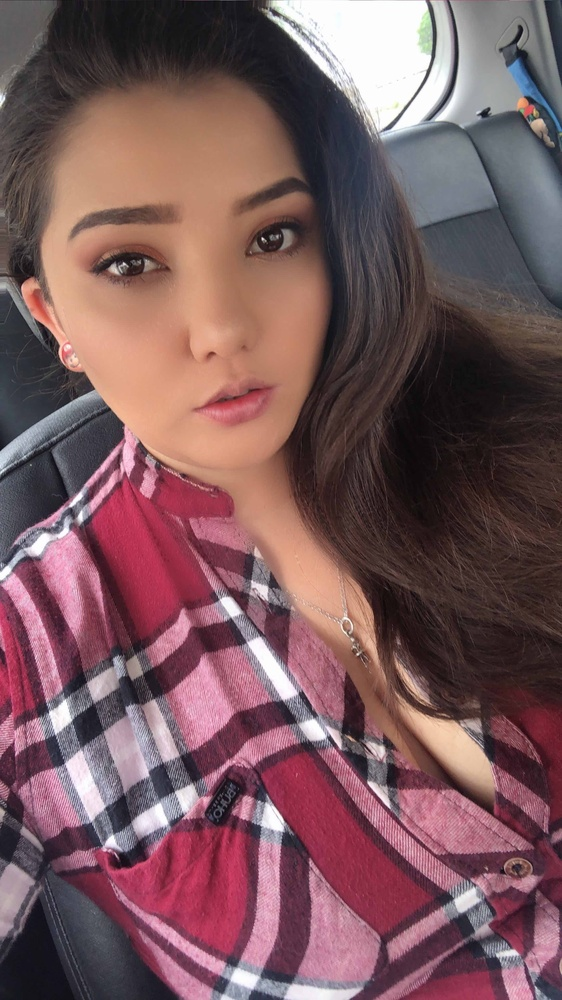
#> input picture OpenCV 102/Basic Image Processing Operations/convolutions-opencv/cris.jpg, 562 x 1000 px, shrunk from 2160 x 3840 before the run
$ python convolutions_practice.py --image cris.jpg
#> lines starting #> are read from the running program, lines starting #| are printed output that depends on the picture
# USAGE
# python image_drawing_practice.py

# import the necessary packages
import argparse
import re
import cv2
import numpy as np
from skimage.exposure import rescale_intensity

def convolve(image, kernel):
    # grab the spatial dimensions of the image, along with the spatial
    # dimensions of the kernel
    (iH, iW) = image.shape[:2]
    (kH, kW) = kernel.shape[:2]

    # allocate memmory for the output image, taking care to "pad" the
    # borders of the input image so the spatial size (i.e., width and height) are not reduced
    pad = (kW - 1) // 2
    image = cv2.copyMakeBorder(image, pad, pad, pad, pad,
        cv2.BORDER_REPLICATE)
    output = np.zeros((iH, iW), dtype="float32")

    # loop over the input image, "sliding" the kernel across each
    # (x, y)-coordinate from left-to-right and top to bottom
    for y in np.arange(pad, iH + pad):
        for x in np.arange(pad, iW + pad):
            # extract the ROI of the image by extracting the *center* region
            # of the current (x, y)-coordinates dimensions
            roi = image[y - pad:y + pad + 1, x - pad:x + pad + 1]

            # perform the actual convolution by taking the element-wise
            # mulplicate  between the ROI and the kernel, the summing the
            # matrix
            k = (roi * kernel).sum()

            # store the colvolded value in the output (x, y)-coordinate of
            # the output image
            output[y - pad, x - pad] = k
    # rescale the output image to be in the range [0, 255]
    output = rescale_intensity(output, in_range=(0, 255))
    output = (output * 255).astype("uint8")

    #return the output image
    return output

# construct the argument parser and the arguments
ap = argparse.ArgumentParser()
ap.add_argument("-i", "--image", type=str, required=True,
    help="path to the input image")
args = vars(ap.parse_args())

# construct average blurring kernels used to smooth an image
smallBlur = np.ones((7, 7), dtype="float") * (1.0 / (7 * 7))
largeBlur = np.ones((21, 21), dtype="float") * (1.0 / (21 * 21))

# construct a sharpening filter
sharpen = np.array((
    [0 , -1, 0],
    [-1, 5, -1],
    [0, -1, 0]), dtype="int")

# construct the Laplacian kernel to detect edge-like regions on an image
laplacian = np.array((
    [0, 1, 0],
    [1, -4, 1],
    [0 ,1 ,0]), dtype="int")

# construct the Sobel x-asis kernel
sobelX = np.array((
    [-1, 0, 1],
    [-2, 0 , 2],
    [-1, 0, 1]), dtype="int")

# construct the Sobel y-axis kernel
sobelY = np.array((
    [-1, -2, -1],
    [0, 0 ,0],
    [1, 2, 1]), dtype="int")

# construct the kernel bank,  a list of kernels we're going to apply using out
# custom 'convolve' function and OpenCV's 'filter2D' function
kernelBank = (
    ("small_blur", smallBlur),
    ("large_blur", largeBlur),
    ("sharpen", sharpen),
    ("laplacian", laplacian),
    ("sobel_x", sobelX),
    ("sobel_y", sobelY)
)

# load the input image and convert it to grayscale
image = cv2.imread(args["image"])
#> image is the input picture: shape (1000, 562, 3); mean B, G, R 92.6, 88.6, 121.7
gray = cv2.cvtColor(image, cv2.COLOR_BGR2GRAY)
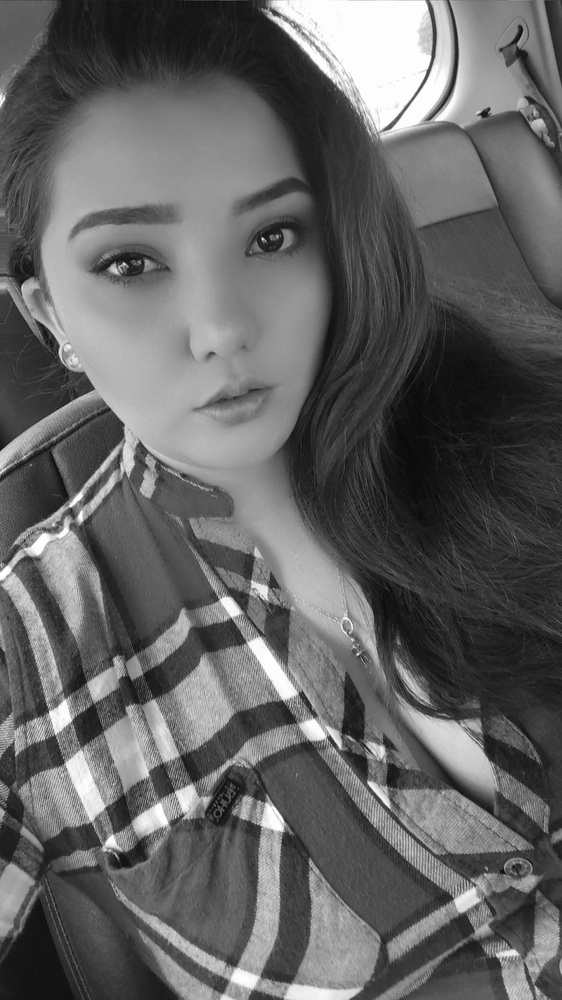
#> gray: shape (1000, 562); min 8, max 255, mean 98.9

# loop over the kernels
for (kernelName, kernel) in kernelBank:
    # apply the kernel to the grayscale image using both our custom 'convolve'
    # fundtion and OpenCV;s 'filter2D' funstion
    print("[INFO] applying {} kernel".format(kernelName))
    convoleOutput = convolve(gray, kernel)
    opencvOutput = cv2.filter2D(gray, -1, kernel)

    # show the output images
    cv2.imshow("original", gray)
    cv2.imshow("{} - convole".format(kernelName), convoleOutput)
    cv2.imshow("{} - opencv".format(kernelName), opencvOutput)
    cv2.waitKey(0)
    cv2.destroyAllWindows()
#> this loop made 6 passes
#> pass 1, in convolve, `image = cv2.copyMakeBorder(image, pad, pad, pad, pad, cv2.BORDER_REPLI..`:
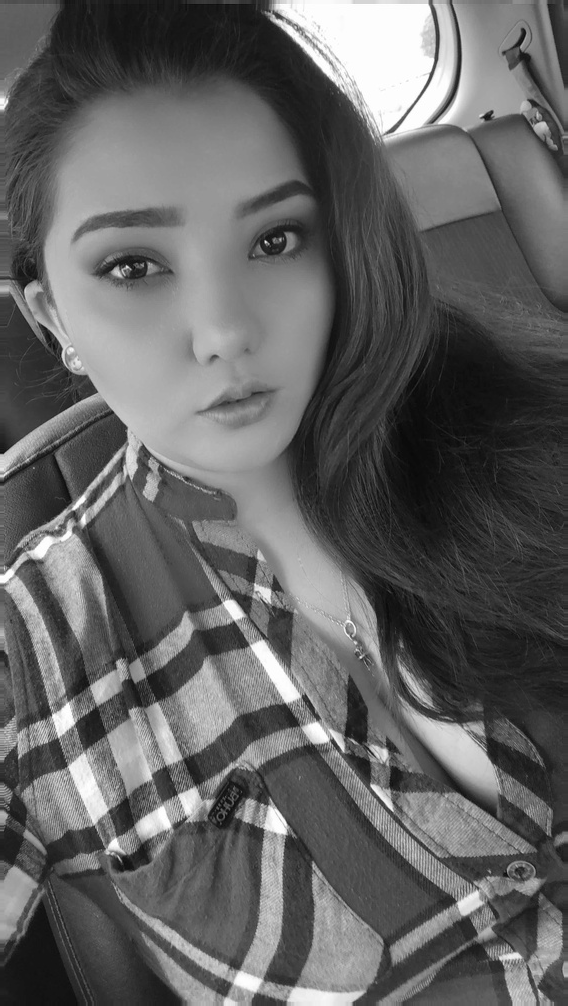
#> image: shape (1006, 568); min 8, max 255, mean 98.8
#> pass 2, in convolve (call 2), `image = cv2.copyMakeBorder(image, pad, pad, pad, pad, cv2.BORDER_REPLI..`:
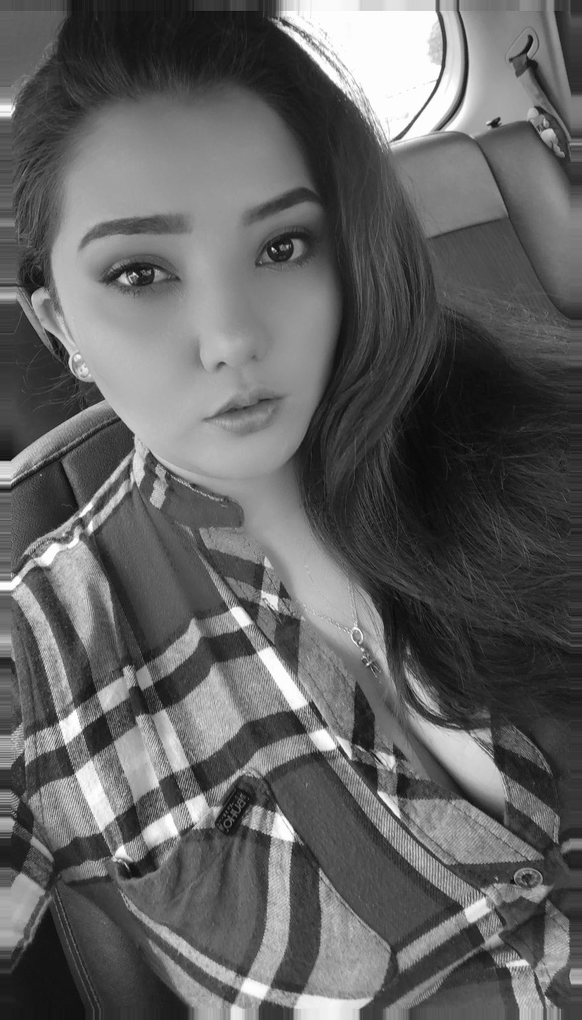
#> image: shape (1020, 582); min 8, max 255, mean 98.5
